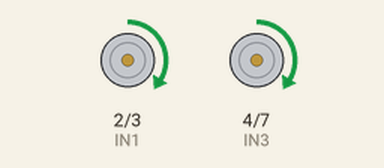
This sketch was run on a simulated Arduino Uno, built with avr-gcc and run on an emulated ATmega328P. On the bench: motor-driver pin pairs drawn as motors (green arrow = first pin HIGH = forward, orange = second pin HIGH = backward, longer = more drive, scaled by the enable pin).

Above: at 0.7 s.
At 2.2 s:
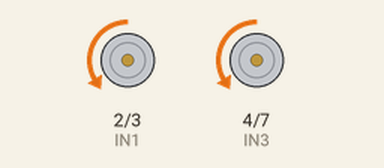
At 5.2 s:
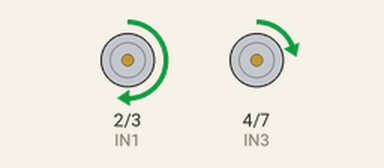
At 8.2 s:
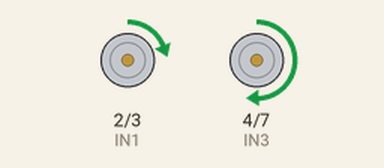
Timing chart, 0 to 11.7 s (numbered marks = the images above):
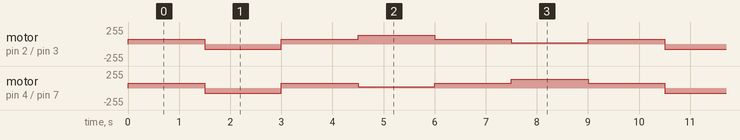

Measured:
- by itself, motor on pin 2 (IN1) / pin 3 (IN2): repeats every 9.0 s: backward 75/255 1.5 s, forward 75/255 1.5 s, forward 135/255 1.5 s, forward 75/255 1.5 s, forward 20/255 1.5 s, forward 75/255 1.5 s
- by itself, motor on pin 4 (IN3) / pin 7 (IN4): repeats every 9.0 s: backward 75/255 1.5 s, forward 75/255 1.5 s, forward 20/255 1.5 s, forward 75/255 1.5 s, forward 135/255 1.5 s, forward 75/255 1.5 s

The sketch:

vlf_high_20221129.ino
```cpp
#define IN1 2// 1번째 모터
#define IN2 3// 1번째 모터
#define ENA 5// 1번째 모터  PWM제어

#define IN3 4   // 2번째 모터
#define IN4 7   // 2번째 모터
#define ENB 6   // 2번째 모터 PWM제어
int speed = 75;

int Motor_1(int direction, int speed)  //1번 후진 2번 전진 3번 정지
{
  switch(direction)
  {
   case 1:digitalWrite(IN1,LOW);
          digitalWrite(IN2,HIGH);
          analogWrite(ENA,speed);
          digitalWrite(IN3,LOW);
          digitalWrite(IN4,HIGH);
          analogWrite(ENB,speed);
          break;

    case 2:digitalWrite(IN1,HIGH);
          digitalWrite(IN2,LOW);
          analogWrite(ENA,speed);
          digitalWrite(IN3,HIGH);
          digitalWrite(IN4,LOW);
          analogWrite(ENB,speed);
          break;

    case 3:digitalWrite(IN1, LOW);
          digitalWrite(IN2, LOW);
          analogWrite(ENA, 0);
          digitalWrite(IN3, LOW);
          digitalWrite(IN4, LOW);
          analogWrite(ENB, 0);
          break;

   }
}

int Motor_2(int direction, int speed)  //1번 좌회전 2번 우회전
{
  switch(direction)
  {
   case 1:digitalWrite(IN1,HIGH);
          digitalWrite(IN2,LOW);
          analogWrite(ENA,speed+60);
          digitalWrite(IN3,HIGH);
          digitalWrite(IN4,LOW);
          analogWrite(ENB,20);
        ;

          break;

    case 2:digitalWrite(IN1,HIGH);
          digitalWrite(IN2,LOW);
          analogWrite(ENA,20);
          digitalWrite(IN3,HIGH);
          digitalWrite(IN4,LOW);
          analogWrite(ENB,speed+60);
          break;

  }
}

/*************Motor Drvier**************/

/*************Motor Drvier**************/


void setup()
{
    pinMode(IN1, OUTPUT);
    pinMode(IN2, OUTPUT);
    pinMode(IN3, OUTPUT);
    pinMode(IN4, OUTPUT);

}

void loop()

{
  Motor_1(2, speed); //전진
  delay(1500);
  Motor_1(1, speed);  //후진
  delay(1500);
    Motor_1(2, speed);  //전진
  delay(1500);
  Motor_2(1, speed);    //좌회전
  delay(1500);
  Motor_1(2, speed);  //전진
  delay(1500);
  Motor_2(2, speed);    //우회전
  delay(1500);
  Motor_1(2, speed);  //전진

}
```
